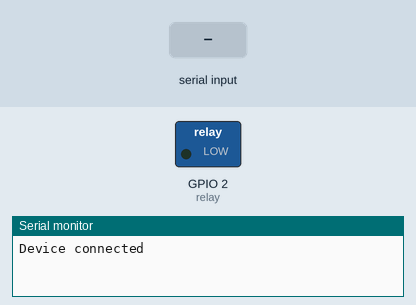
Recording of a sketch running on a simulated ESP32. On the bench: switched loads named in the sketch (green lamp = pin HIGH), the last lines printed to the serial monitor. The inputs (shaded band) are chosen by the test bench. Nothing arrives over Bluetooth unless stated.

Above: at 1.2 s.
1.3 s: "0" received over the second serial link
At 1.9 s:
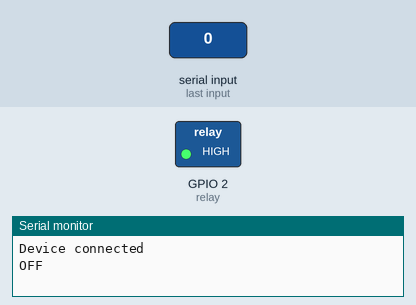
2.8 s: "1" received over the second serial link
At 3.1 s:
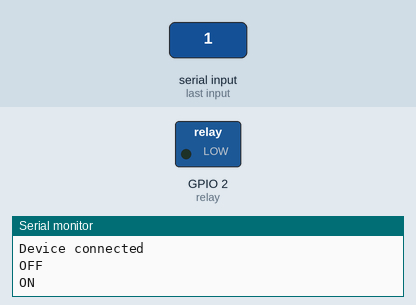
Timing chart, 0 to 5.8 s (numbered marks = the images above; inputs shaded):
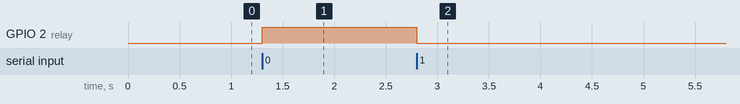

Measured:
- after the input at 1.3 s, GPIO 2 (relay): LOW → HIGH at once
- after the input at 2.8 s, GPIO 2 (relay): HIGH → LOW at once

The sketch:

ESP32_Bluetooth_Connection.ino
```cpp
#include "BluetoothSerial.h"

BluetoothSerial SerialBT;

int relay=2;
char Data;
void setup()
{
  pinMode(relay,OUTPUT);
  Serial.begin(115200);
  SerialBT.begin("ESP32");
  Serial.println("Device connected");
}
void loop()
{
  while(SerialBT.available()>0)
  {
  Data = SerialBT.read();
  if(Data=='1')
  {
   digitalWrite(relay,LOW); //switch ON LIGHT
   Serial.println("ON");
  }
  else if(Data== '0')
  {
    digitalWrite(relay,HIGH); //switch OFF LIGHT
    Serial.println("OFF");
  }
  }
}
```
